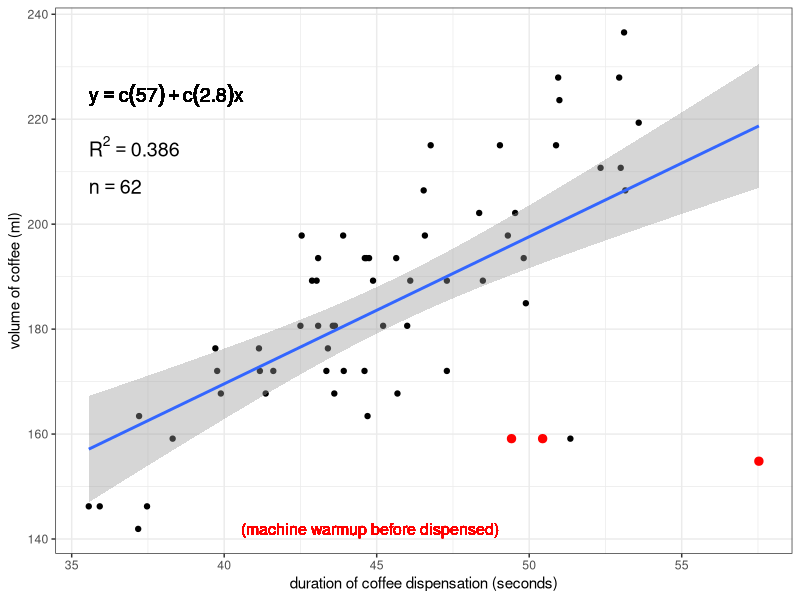
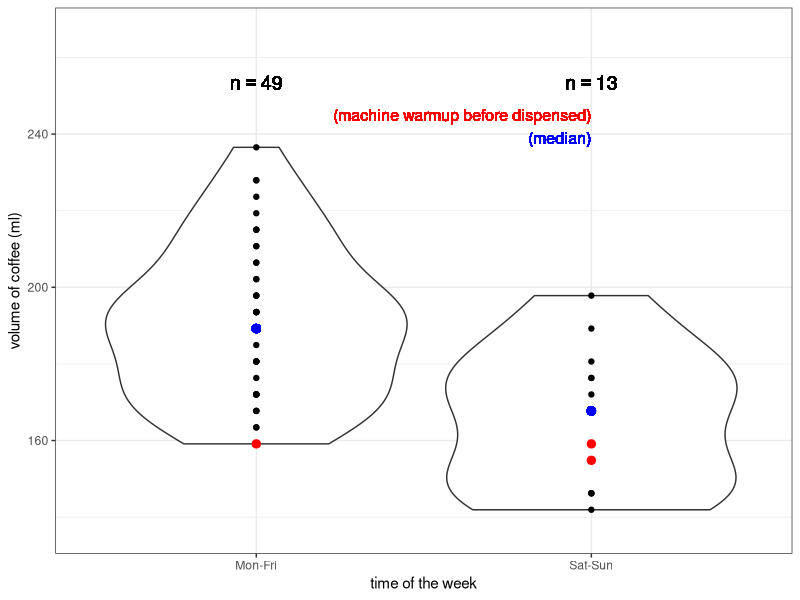
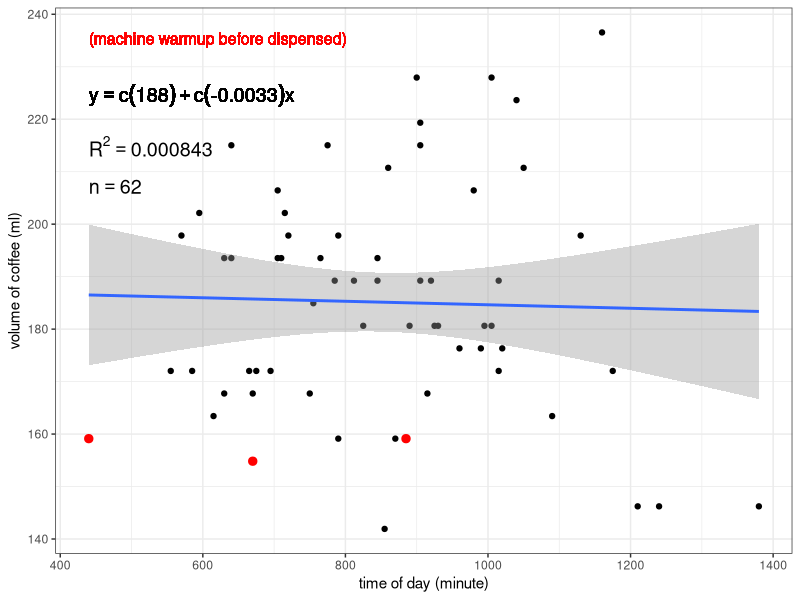
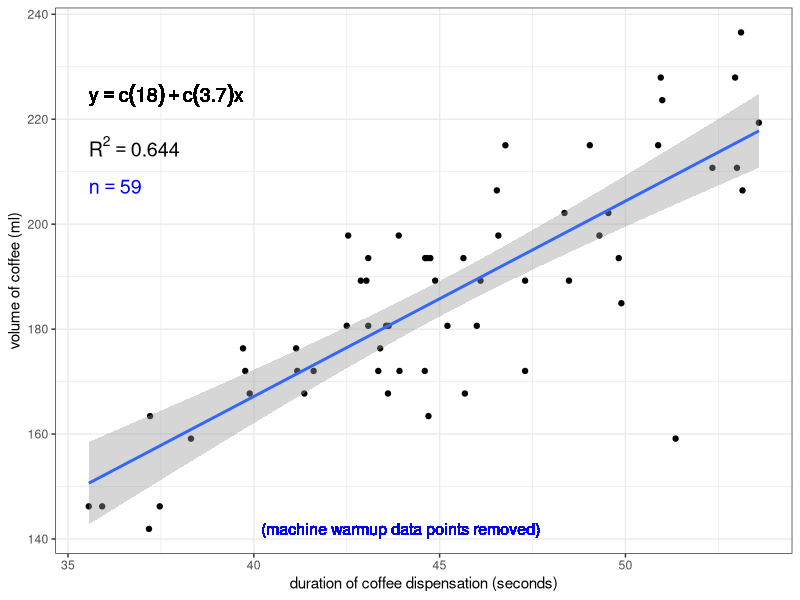

These figures' R source, in order:

### How does the espresso machine vary in the volume of
### coffee it dispenses for a single "large" cup?

setwd("/home/sam/Dropbox/github/coffee-data")
#setwd("wherever you put this file after downloading it")
library(ggplot2)
df <- read.csv("coffee-data.csv")

# sample size
n <- length(df$duration)
# label to print sample size in subsequent plot
n.text <- paste("n == ", n)
# data.frame of sample size label and coordinates
# at which to print it on the plot
n.df <- data.frame(n.text, x=min(df$duration), y=0.87*max(df$volume))

################################
### Volume vs. duration (duration of coffee dispensation)
{
# calculate R-squared value
rsq <- signif(summary(lm(df$volume ~ df$duration))$r.squared, digits=3)
# make a label to print R-squared value in subsequent plot
rsq.text <- paste("R^2 == ",rsq)
# make a data.frame of R-squared value label and coordinates
# at which to print it on the plot
rsq.df <- data.frame(rsq.text,x=min(df$duration),y=0.9*max(df$volume))

# function to extract regression equation
lm_eqn <- function(df)
{
  m <- lm(df$volume ~ df$duration)
  eq <- substitute(y == a + b*x, 
                   list(a = format(coef(m)[1], digits = 2), 
                        b = format(coef(m)[2], digits = 2)))
  as.character(as.expression(eq))                 
}

# generate plot w/ simple linear regression overlayed
plot <- ggplot(df, aes(duration, volume)) +
  geom_point() +
  stat_smooth(method="lm") +
  xlab("duration of coffee dispensation (seconds)") +
  ylab("volume of coffee (ml)") +
  theme(axis.text=element_text(size=4), axis.title=element_text(size=5)) +
  theme_bw()

# add regression equation to plot
plot <- plot + 
  geom_text(data=n.df, aes(x,y,label=n.text),parse=TRUE,hjust=0,vjust=0,size=5) +
  geom_text(data=rsq.df, aes(x,y,label=rsq.text),parse=TRUE,hjust=0,vjust=0,size=5) +
  geom_text(aes(x=min(df$duration),y=0.94*max(df$volume),label=lm_eqn(df)),parse=TRUE,hjust=0,vjust=0,size=5)

# add a layer that highlights the last data point recorded
#plot <- plot +
#  geom_point(data=df[length(df$duration),],color="red",size=2.5)

# add a layer that highlights data points where espresso machine 
# had to "warm up" before dispensing coffee
plot <- plot +
  geom_point(data=df[df$warmup%in%"yes",], color="red", size=2.5) +
  geom_text(aes(x=mean(df$duration)-5,y=min(df$volume),label="(machine warmup before dispensed)"),
           hjust=0,vjust=0.5,color="red",size=4)

# print plot in R window
plot

# save plot directly to file as a .jpeg
jpeg("coffee-volume-vs-duration.jpeg", width=7, height=5, units="in", res=300)
print(plot)
dev.off()
}



################################
### Distributions of volume dispensed: weekdays vs. weekends
{
df$workday <- factor(df$workday)

# median volumes for weekday and weekend categories
med.week <- median(df$volume[df$workday%in%"Mon-Fri"])
med.wkend <- median(df$volume[df$workday%in%"Sat-Sun"])

# generate violin-and-boxplot plot with points overlayed
vol.workday <- ggplot(df, aes(workday, volume)) +
  geom_violin() +
  geom_point() +
  # plot points representing median volumes for weekdays and weekends
  geom_point(aes(x="Mon-Fri",y=med.week),color="blue",size=2.5) +
  geom_point(aes(x="Sat-Sun",y=med.wkend),color="blue",size=2.5) +
  xlab("time of the week") +
  ylab("volume of coffee (ml)") +
  theme(axis.text=element_text(size=4), axis.title=element_text(size=5)) +
  coord_cartesian(ylim=c(min(df$volume)-5,max(df$volume)+30)) +
  theme_bw()

# add sample sizes for weekdays and weekends
vol.workday <- vol.workday +
  geom_text(aes(x="Mon-Fri",y=max(df$volume)+15,
                label=paste("n == ", length(df$workday[which(df$workday%in%"Mon-Fri")]))),
            parse=TRUE,hjust=0.5,vjust=0,size=5) +
  geom_text(aes(x="Sat-Sun",y=max(df$volume)+15,
                label=paste("n == ", length(df$workday[which(df$workday%in%"Sat-Sun")]))),
            parse=TRUE,hjust=0.5,vjust=0,size=5)

# add layer highlighting points where espresso machine needed to
# "warm up" before dispensing coffee
vol.workday <- vol.workday +
  geom_point(data=df[df$warmup%in%"yes",], color="red", size=2.5) +
  geom_text(aes(x="Sat-Sun", y=max(df$volume)+10, label="(machine warmup before dispensed)"),
            hjust=1,vjust=1,size=4,color="red") +
  geom_text(aes(x="Sat-Sun", y=max(df$volume)+4, label="(median)"),
          hjust=1,vjust=1,size=4,color="blue")

# print plot in R window
vol.workday

# save plot to file as .jpeg
jpeg("coffee-volume-by-workday.jpeg", width=7, height=5, units="in", res=300)
print(vol.workday)
dev.off()
}



################################
### Volume vs. time of day
{
library(plyr)

# convert HH:MM to numeric time (minutes)
df$time <- as.character(df$time) # converts from factor to character
df$time.minutes <- as.numeric(ldply(strsplit(df$time, ":"))[[1]])*60 + 
  as.numeric(ldply(strsplit(df$time, ":"))[[2]])

# calculate R-squared value for volume ~ time of day
rsq <- signif(summary(lm(df$volume ~ df$time.minutes))$r.squared, digits=3)
# make a label to print R-squared value in subsequent plot
rsq.text <- paste("R^2 == ",rsq)
# make a data.frame of R-squared value label and coordinates
# at which to print it on the plot
rsq.df <- data.frame(rsq.text,x=min(df$time.minutes),y=0.9*max(df$volume))

# function to extract regression equation
lm_eqn <- function(df)
{
  m <- lm(df$volume ~ df$time.minutes)
  eq <- substitute(y == a + b*x, 
                   list(a = format(coef(m)[1], digits = 2), 
                        b = format(coef(m)[2], digits = 2)))
  as.character(as.expression(eq))                 
}

# but wait, we need new plotting coordinates for n that correspond to the x range
n.df <- data.frame(n.text, x=min(df$time.minutes), y=0.87*max(df$volume))

# generate plot of volume vs. time of day
plot.time <- ggplot(df, aes(time.minutes, volume)) +
  geom_point() +
  stat_smooth(method="lm") +
  xlab("time of day (minute)") +
  ylab("volume of coffee (ml)") +
  theme(axis.text=element_text(size=4), axis.title=element_text(size=5)) +
  theme_bw()

# add regression equation to plot
plot.time <- plot.time + 
  geom_text(data=n.df, aes(x,y,label=n.text),parse=TRUE,hjust=0,vjust=0,size=5) +
  geom_text(data=rsq.df, aes(x,y,label=rsq.text),parse=TRUE,hjust=0,vjust=0,size=5) +
  geom_text(aes(x=min(df$time.minutes),y=0.94*max(df$volume),label=lm_eqn(df)),parse=TRUE,hjust=0,vjust=0,size=5)

# add a layer that highlights the last data point recorded
#plot <- plot +
#  geom_point(data=df[length(df$duration),],color="red",size=2.5)

# add a layer that highlights data points where espresso machine 
# had to "warm up" before dispensing coffee
plot.time <- plot.time +
  geom_point(data=df[df$warmup%in%"yes",], color="red", size=2.5)+
  geom_text(aes(x=min(df$time.minutes),y=max(df$volume),label="(machine warmup before dispensed)"),
            hjust=0,vjust=1,color="red",size=4)

# print plot in R window
plot.time

# save plot directly to file as a .jpeg
jpeg("coffee-volume-vs-time-of-day.jpeg", width=7, height=5, units="in", res=300)
print(plot.time)
dev.off()
}



################################
### Volume vs. duration (duration of coffee dispensation)
### EXCLUDING instances where machine had to warm up
{
  # subset df by removing machine warmup rows
  # (this is a quick-and-dirty way, and not an advisable habit for handling data)
  df <- df[df$warmup%in%"no",]
  
  # recalculate sample size
  n <- length(df$duration)
  # label to print sample size in subsequent plot
  n.text <- paste("n == ", n)
  # data.frame of sample size label and coordinates
  # at which to print it on the plot
  n.df <- data.frame(n.text, x=min(df$duration), y=0.87*max(df$volume))
  
  # calculate R-squared value
  rsq <- signif(summary(lm(df$volume ~ df$duration))$r.squared, digits=3)
  # make a label to print R-squared value in subsequent plot
  rsq.text <- paste("R^2 == ",rsq)
  # make a data.frame of R-squared value label and coordinates
  # at which to print it on the plot
  rsq.df <- data.frame(rsq.text,x=min(df$duration),y=0.9*max(df$volume))
  
  # function to extract regression equation
  lm_eqn <- function(df)
  {
    m <- lm(df$volume ~ df$duration)
    eq <- substitute(y == a + b*x, 
                     list(a = format(coef(m)[1], digits = 2), 
                          b = format(coef(m)[2], digits = 2)))
    as.character(as.expression(eq))                 
  }
  
  # generate plot w/ simple linear regression overlayed
  plot.no.warmup <- ggplot(df, aes(duration, volume)) +
    geom_point() +
    stat_smooth(method="lm") +
    xlab("duration of coffee dispensation (seconds)") +
    ylab("volume of coffee (ml)") +
    theme(axis.text=element_text(size=4), axis.title=element_text(size=5)) +
    theme_bw()
  
  # add regression equation to plot
  plot.no.warmup <- plot.no.warmup + 
    geom_text(data=n.df, aes(x,y,label=n.text),parse=TRUE,hjust=0,vjust=0,size=5,color="blue") +
    geom_text(data=rsq.df, aes(x,y,label=rsq.text),parse=TRUE,hjust=0,vjust=0,size=5) +
    geom_text(aes(x=min(df$duration),y=0.94*max(df$volume),label=lm_eqn(df)),parse=TRUE,hjust=0,vjust=0,size=5)
  
  # add a layer that highlights the last data point recorded
  #plot <- plot +
  #  geom_point(data=df[length(df$duration),],color="red",size=2.5)
  
  # add a layer that highlights data points where espresso machine 
  # had to "warm up" before dispensing coffee
  plot.no.warmup <- plot.no.warmup +
    geom_text(aes(x=mean(df$duration)-5,y=min(df$volume),label="(machine warmup data points removed)"),
              hjust=0,vjust=0.5,color="blue",size=4)
  
  # print plot in R window
  plot.no.warmup
  
  # save plot directly to file as a .jpeg
  jpeg("coffee-volume-vs-duration-excluding-warmup-data.jpeg", width=7, height=5, units="in", res=300)
  print(plot.no.warmup)
  dev.off()
}
